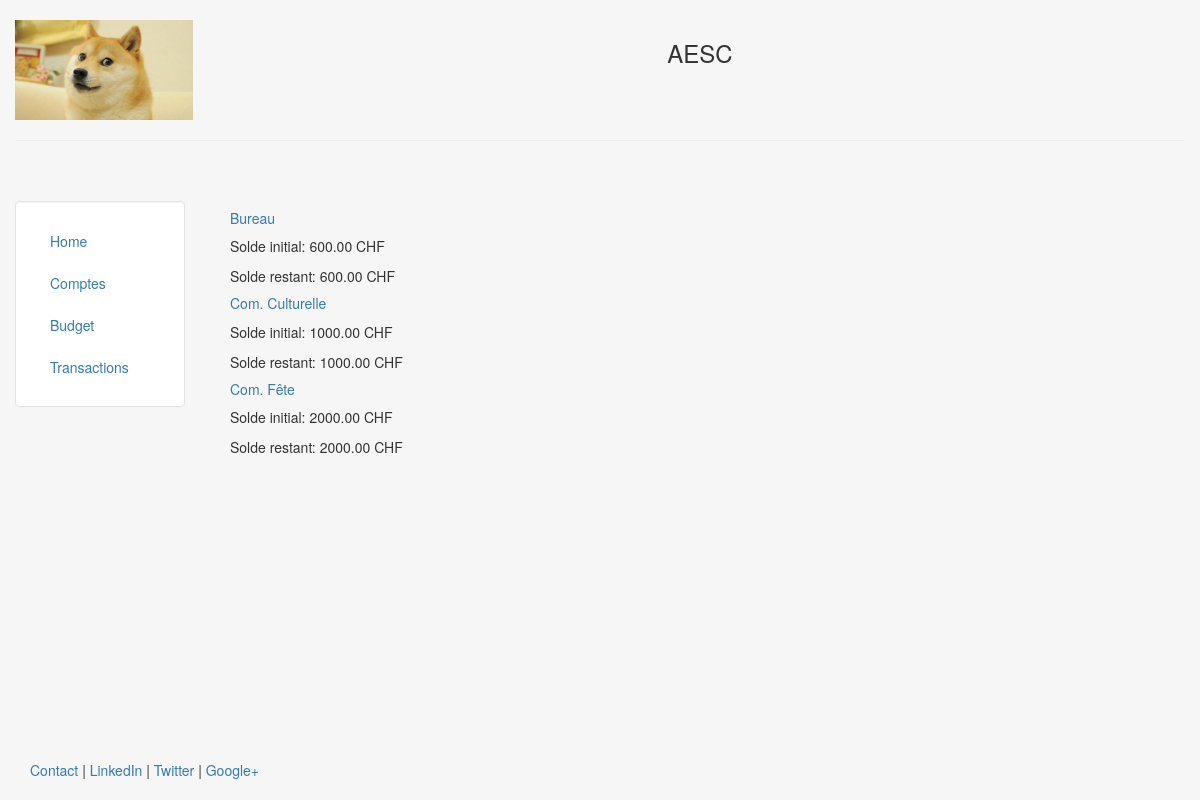
Page /budgets on the earlier database version.
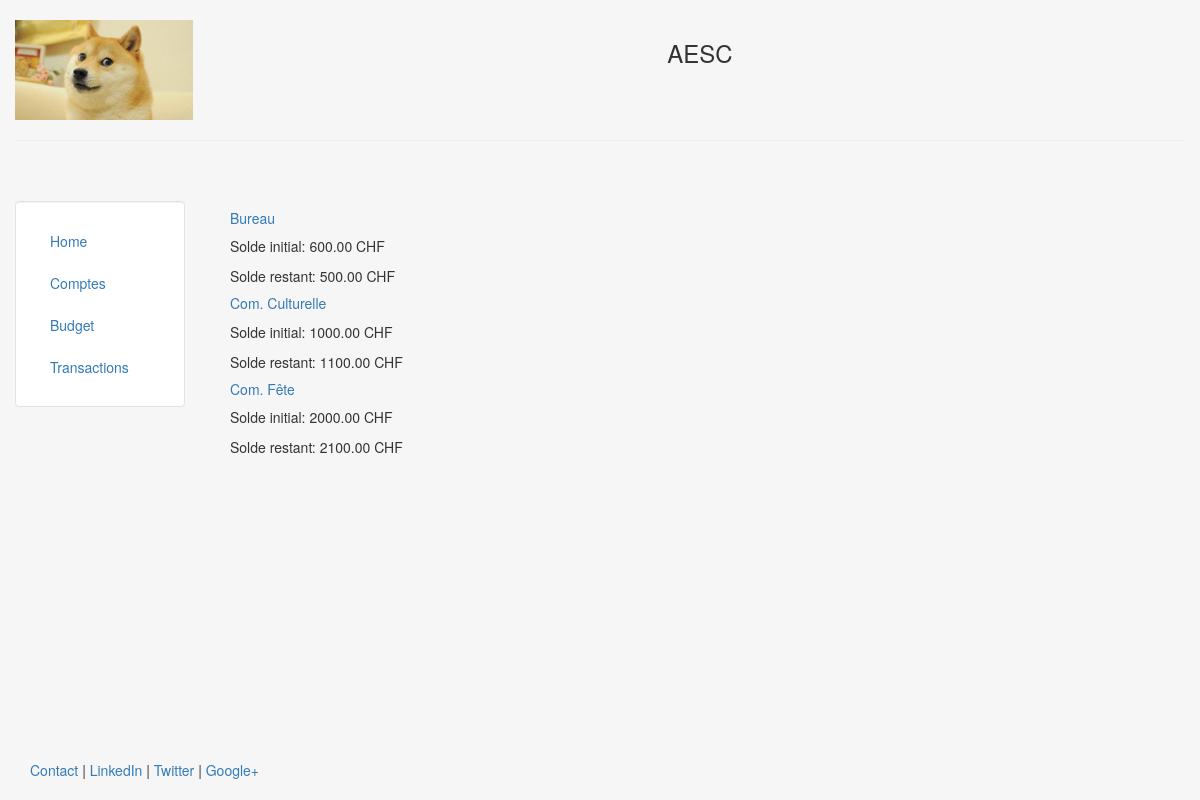
Same page on the later database version.
### compta/models.py (models this page shows, shortened)
class Budget(models.Model):
    nom = models.CharField(max_length = 140)
    somme_depart = models.DecimalField(max_digits=11, decimal_places=2)
    somme_actuelle = models.DecimalField(max_digits=11, decimal_places=2)

### templates/compta/budget.html
{% extends "compta/header.html" %}
{% block content %}
	{% for c in object_list %}
		<h5><a href="/budget/{{c.id}}">  {{ c.nom }}</a></h5>
        <p>Solde initial: {{ c.somme_depart }} CHF</p>
        <p>Solde restant: {{ c.somme_actuelle }} CHF</p>
	{% endfor %}
{% endblock %}

Differences in the rows shown:
changed Budget "Bureau": somme_actuelle "600.00" → "500.00"
changed Budget "Com. Culturelle": somme_actuelle "1000.00" → "1100.00"
changed Budget "Com. Fête": somme_actuelle "2000.00" → "2100.00"
